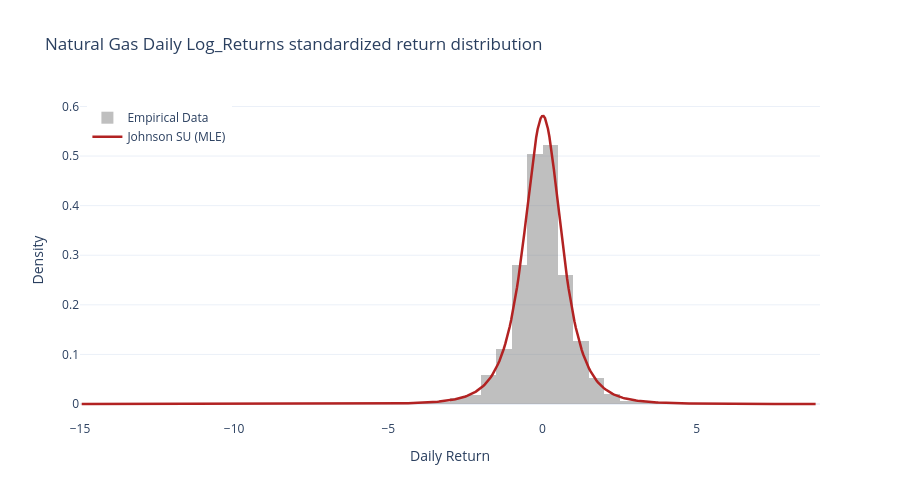

The code cell stored with this chart in its notebook:
### Code cell
basic.fittingData_JohnsonSuDistribution(ng_df_cleaned, 'Log_Returns', False, True, "Natural Gas")

### Figure 1 — Plotly figure (JSON) as saved in the notebook; plotly's stock layout.template omitted (floating-point values rounded to 4 significant figures; data arrays with more than 128 entries replaced by an {"elided": "..."} marker saying what was removed)
{"data": [{"histnorm": "probability density", "marker": {"color": "gray"}, "name": "Empirical Data", "nbinsx": 60, "opacity": 0.5, "type": "histogram", "x": {"elided": "2658 float values"}}, {"line": {"color": "firebrick", "width": 2.5}, "mode": "lines", "name": "Johnson SU (MLE)", "type": "scatter", "x": {"elided": "500 float values"}, "y": {"elided": "500 float values"}}], "layout": {"height": 500, "hovermode": "x unified", "legend": {"x": 0.01, "xanchor": "left", "y": 0.99, "yanchor": "top"}, "title": {"text": "Natural Gas Daily Log_Returns standardized return distribution"}, "width": 900, "xaxis": {"title": {"text": "Daily Return"}}, "yaxis": {"title": {"text": "Density"}}}}
